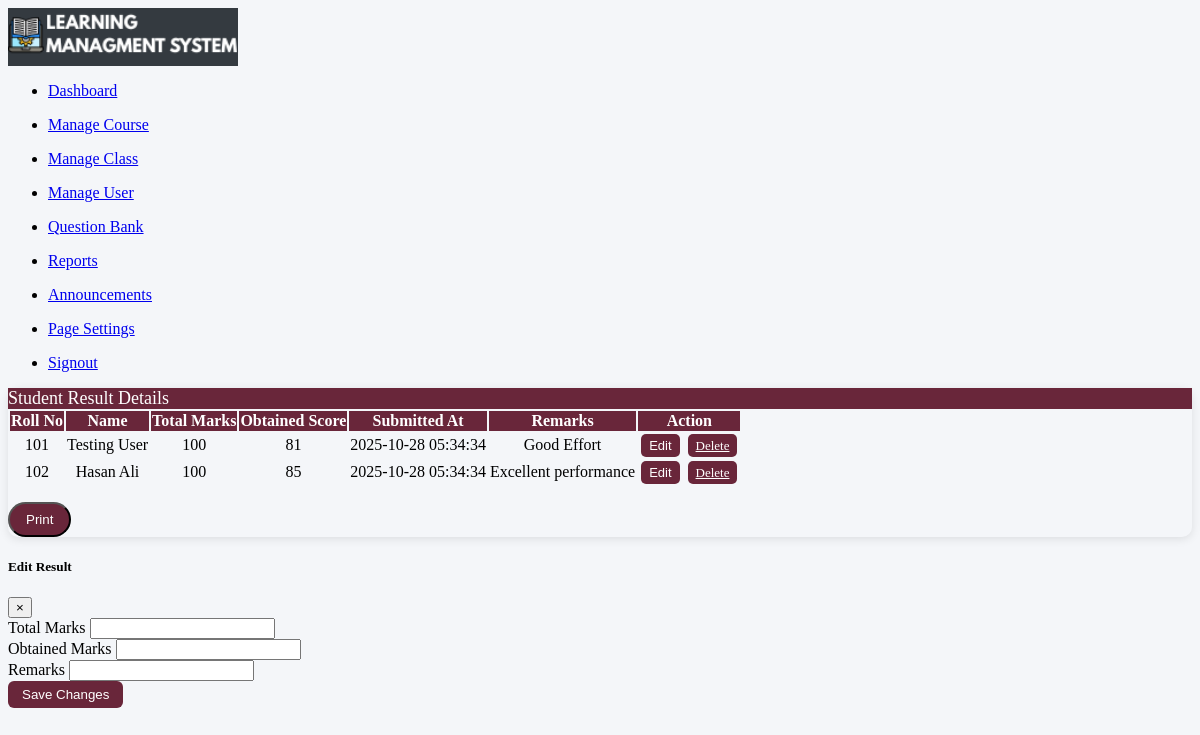
The page /Admin/pages/questionbank_content.php on the database its author committed.
### tables this page shows
CREATE TABLE `page_settings` (
  `id` int(11) NOT NULL,
  `site_title` varchar(255) DEFAULT NULL,
  `favicon` varchar(255) DEFAULT NULL,
  `site_logo` varchar(255) DEFAULT NULL,
  `browse_lock` tinyint(1) DEFAULT 0,
  `disable_copy_paste` tinyint(1) DEFAULT 0,
  `one_tab_enforcement` tinyint(1) DEFAULT 0,
  `full_summary` tinyint(1) DEFAULT 0,
  `short_summary` tinyint(1) DEFAULT 0
);

CREATE TABLE `results` (
  `id` int(11) NOT NULL,
  `student_id` int(11) NOT NULL,
  `quiz_id` int(11) NOT NULL,
  `category` enum('Class Test','Mid Term','Final Term') NOT NULL,
  `total_marks` int(11) DEFAULT NULL,
  `obtained_marks` int(11) DEFAULT NULL,
  `remarks` varchar(255) DEFAULT NULL,
  `created_at` timestamp NOT NULL DEFAULT current_timestamp()
);

CREATE TABLE `users` (
  `id` int(11) NOT NULL,
  `name` varchar(100) NOT NULL,
  `father_name` varchar(100) DEFAULT NULL,
  `mobile_no` varchar(20) DEFAULT NULL,
  `email` varchar(100) NOT NULL,
  `password` varchar(255) NOT NULL,
  `gender` enum('Male','Female','Other') DEFAULT NULL,
  `role` enum('Admin','Instructor','Student') NOT NULL,
  `class_id` int(11) DEFAULT NULL,
  `roll_number` varchar(50) DEFAULT NULL,
  `profile_picture` varchar(255) DEFAULT NULL,
  `created_at` timestamp NOT NULL DEFAULT current_timestamp()
);

### Admin/pages/questionbank_content.php (the view, shortened to what this page needs)
<?php
include('../config/db.php');
$results = mysqli_query($conn, "
    SELECT results.*, users.name, users.roll_number
    FROM results
    LEFT JOIN users ON results.student_id = users.id
    ORDER BY results.id DESC
");
include('includes/admin_sidebar.php');
?>
<div class="container-fluid">
    <div class="card">
        <div class="card-header">
            <i class="fas fa-user-graduate"></i> Student Result Details
        </div>
        <div class="card-body">
            <table class="table table-bordered table-hover custom-table" id="resultTable">
                <thead>
                    <tr>
                        <th>Roll No</th>
                        <th>Name</th>
                        <th>Total Marks</th>
                        <th>Obtained Score</th>
                        <th>Submitted At</th>
                        <th>Remarks</th>
                        <th>Action</th>
                    </tr>
                </thead>
                <tbody>
                    <?php while($row = mysqli_fetch_assoc($results)) { ?>
                        <tr>
                            <td><?= htmlspecialchars($row['roll_number'] ?? 'N/A'); ?></td>
                            <td><?= htmlspecialchars($row['name'] ?? 'N/A'); ?></td>
                            <td><?= htmlspecialchars($row['total_marks']); ?></td>
                            <td><?= htmlspecialchars($row['obtained_marks']); ?></td>
                            <td><?= htmlspecialchars($row['created_at']); ?></td>
                            <td><?= htmlspecialchars($row['remarks']); ?></td>
                            <td>
                                <button class="action-btn editBtn"
                                        data-id="<?= $row['id']; ?>"
                                        data-total="<?= $row['total_marks']; ?>"
                                        data-obtained="<?= $row['obtained_marks']; ?>"
                                        data-remarks="<?= htmlspecialchars($row['remarks'], ENT_QUOTES); ?>"
                                        data-toggle="modal" data-target="#editResultModal">
                                    Edit
                                </button>
                                <a href="?delete=<?= $row['id']; ?>" class="action-btn" onclick="return confirm('Are you sure?')">Delete</a>
                            </td>
                        </tr>
                    <?php } ?>
                </tbody>
            </table>
            <button class="btn btn-print" onclick="window.print();"><i class="fas fa-print"></i> Print</button>
        </div>
    </div>
</div>
<div class="modal fade" id="editResultModal">
    <div class="modal-dialog modal-lg">
        <div class="modal-content">
            <form method="POST">
                <div class="modal-header">
                    <h5 class="modal-title">Edit Result</h5>
                    <button type="button" class="close text-white" data-dismiss="modal">&times;</button>
                </div>
                <div class="modal-body row">
                    <div class="col-md-4 form-group">
                        <label>Total Marks</label>
                        <input type="number" name="total_marks" id="edit_total_marks" class="form-control" required>
                    </div>
                    <div class="col-md-4 form-group">
                        <label>Obtained Marks</label>
                        <input type="number" name="obtained_marks" id="edit_obtained_marks" class="form-control" required>
                    </div>
                    <div class="col-md-4 form-group">
                        <label>Remarks</label>
                        <input type="text" name="remarks" id="edit_remarks" class="form-control">
                    </div>
                </div>
                <div class="modal-footer">
                    <button type="submit" name="update_result" class="save-btn">Save Changes</button>
                </div>
            </form>
        </div>
    </div>
</div>

### Admin/includes/admin_sidebar.php (shortened to what this page needs)
<?php
include('../config/db.php');
$settings_query = mysqli_query($conn, "SELECT * FROM page_settings LIMIT 1");
$settings = mysqli_fetch_assoc($settings_query);
?>
  <aside class="main-sidebar sidebar-dark-primary elevation-4">
    <a href="#" class="brand-link">
      <img src="../uploads/profile/<?= $settings['site_logo'] ?>" style="width: 230px">
    </a>
   <div class="sidebar">
      <nav class="mt-2">
       <ul class="nav nav-pills nav-sidebar flex-column" role="menu">
          <li class="nav-item"><a href="admdashboard.php" class="nav-link"><i class="nav-icon fas fa-tachometer-alt"></i><p>Dashboard</p></a></li>
          <li class="nav-item"><a href="manage_course.php" class="nav-link"><i class="nav-icon fas fa-book"></i><p>Manage Course</p></a></li>
          <li class="nav-item"><a href="manage_class.php" class="nav-link"><i class="nav-icon fas fa-school"></i><p>Manage Class</p></a></li>
          <li class="nav-item"><a href="manage_user.php" class="nav-link"><i class="nav-icon fas fa-users-cog"></i><p>Manage User</p></a></li>
          <li class="nav-item"><a href="questionbank.php" class="nav-link"><i class="nav-icon fas fa-question-circle"></i><p>Question Bank</p></a></li>
          <li class="nav-item"><a href="manage_result.php" class="nav-link"><i class="nav-icon fas fa-chart-bar"></i><p>Reports</p></a></li>
          <li class="nav-item"><a href="announcements.php" class="nav-link"><i class="nav-icon fas fa-bullhorn"></i><p>Announcements</p></a></li>
          <li class="nav-item"><a href="Settings.php" class="nav-link"><i class="nav-icon fas fa-cogs"></i><p>Page Settings</p></a></li>
          <li class="nav-item"><a href="../auth/logout.php" class="nav-link"><i class="nav-icon fas fa-sign-out-alt"></i><p>Signout</p></a></li>
        </ul>
      </nav>
    </div>
  </aside>

### Admin/pages/questionbank_content.php (style rules this page uses)
.card { border-radius: 10px; box-shadow: 0 2px 10px rgba(0,0,0,0.1); }
.card-header { background: #69263a; color: #fff; font-weight: 500; font-size: 18px; border-bottom: none; }
.custom-table thead { background: #69263a; color: #fff; text-align: center; }
.custom-table th, .custom-table td { vertical-align: middle !important; text-align: center; }
.btn-print { background: #69263a; color: #fff; border-radius: 20px; padding: 8px 16px; margin-top: 15px; }
.action-btn { background: #69263a; color: #fff; border: none; border-radius: 5px; padding: 4px 8px; margin: 0 2px; font-size: 13px; cursor: pointer; transition: background 0.3s ease-in-out; }
.modal-lg { max-width: 50%; }
.save-btn { background: #69263a; color: white; padding: 6px 14px; border: none; border-radius: 6px; cursor: pointer; transition: background 0.3s; }

### rows shown on the page
page_settings: site_logo (picture)
results: student.roll_number "101", student.name "Testing User", total_marks "100", obtained_marks "81", created_at "2025-10-28 05:34:34", remarks "Good Effort"
results: student.roll_number "102", student.name "Hasan Ali", total_marks "100", obtained_marks "85", created_at "2025-10-28 05:34:34", remarks "Excellent performance"
